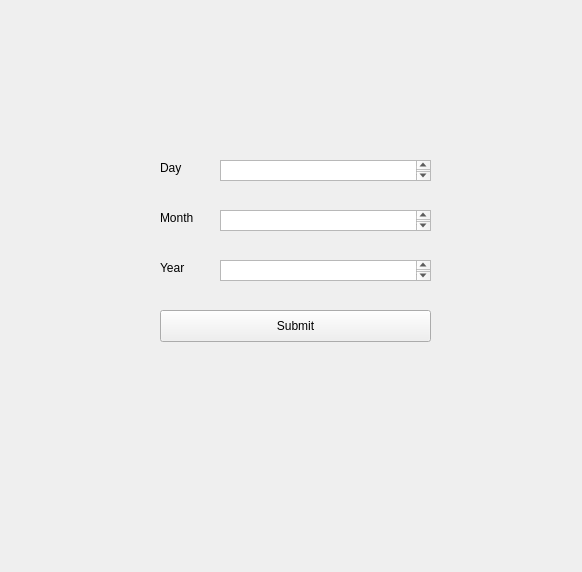
<?xml version="1.0" encoding="UTF-8"?>
<ui version="4.0">
 <class>Form</class>
 <widget class="QWidget" name="Form">
  <property name="geometry">
   <rect>
    <x>0</x>
    <y>0</y>
    <width>582</width>
    <height>572</height>
   </rect>
  </property>
  <property name="windowTitle">
   <string>Form</string>
  </property>
  <widget class="QLabel" name="label">
   <property name="geometry">
    <rect>
     <x>160</x>
     <y>160</y>
     <width>58</width>
     <height>16</height>
    </rect>
   </property>
   <property name="text">
    <string>Day</string>
   </property>
  </widget>
  <widget class="QLabel" name="label_2">
   <property name="geometry">
    <rect>
     <x>160</x>
     <y>210</y>
     <width>58</width>
     <height>16</height>
    </rect>
   </property>
   <property name="text">
    <string>Month</string>
   </property>
  </widget>
  <widget class="QLabel" name="label_3">
   <property name="geometry">
    <rect>
     <x>160</x>
     <y>260</y>
     <width>58</width>
     <height>16</height>
    </rect>
   </property>
   <property name="text">
    <string>Year</string>
   </property>
  </widget>
  <widget class="QTextEdit" name="textEdit">
   <property name="geometry">
    <rect>
     <x>220</x>
     <y>160</y>
     <width>211</width>
     <height>21</height>
    </rect>
   </property>
  </widget>
  <widget class="QTextEdit" name="textEdit_2">
   <property name="geometry">
    <rect>
     <x>220</x>
     <y>210</y>
     <width>211</width>
     <height>21</height>
    </rect>
   </property>
  </widget>
  <widget class="QTextEdit" name="textEdit_3">
   <property name="geometry">
    <rect>
     <x>220</x>
     <y>260</y>
     <width>211</width>
     <height>21</height>
    </rect>
   </property>
  </widget>
  <widget class="QPushButton" name="pushButton">
   <property name="geometry">
    <rect>
     <x>160</x>
     <y>310</y>
     <width>271</width>
     <height>32</height>
    </rect>
   </property>
   <property name="text">
    <string>Submit</string>
   </property>
  </widget>
 </widget>
 <resources/>
 <connections/>
</ui>
